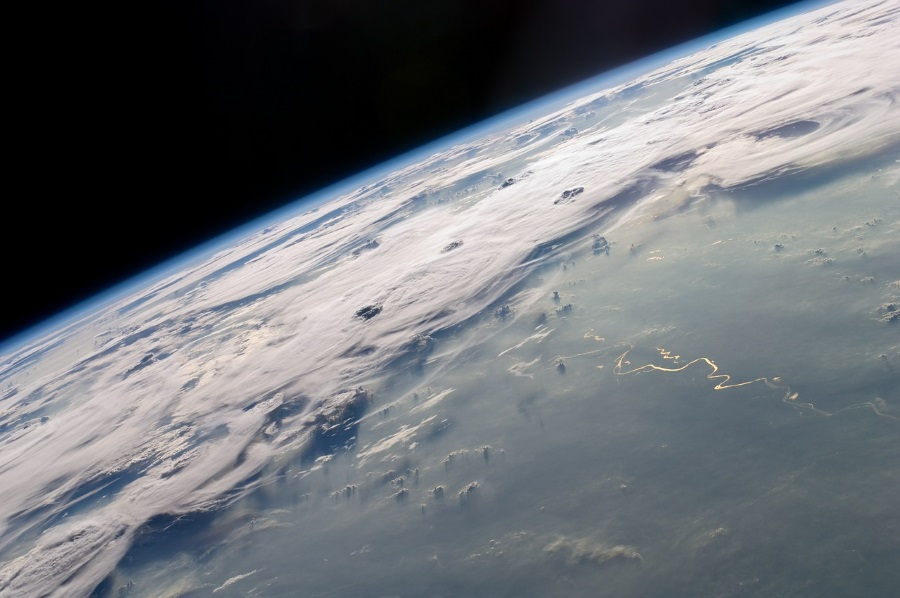
//> input picture Particle Filter/pics/earth_orbit_seen_from_space_pixabay_lowres.jpg, 900 x 598 px
$ ./particle_filter_demo   (built with g++ and OpenCV 4)
//> lines starting //> are read from the running program, lines starting //| are printed output that depends on the picture
### Particle Filter/math_tools.h
#pragma once

#include "opencv2/core.hpp"  // for cv::Mat


/// Cholesky decomposition of a matrix A
///
/// Each symmetric (!) positive definitive (!, i.e. x^TAx>0) matrix A can be decomposed
/// to A = LL^T, where A is a lower triangular matrix
///
/// formulas for Cholesky decomposition can be found, e.g., at:
/// https://de.wikipedia.org/wiki/Cholesky-Zerlegung#Berechnung
///
/// my final code is similar to:
/// http://blog.csdn.net/naruto0001/article/details/9151159
///

// macro for mapping
// normal matrix indices 1,2,3,...
// to our computer scientist 0,1,2,...
// indices ;-)
#define m(x) x-1

cv::Mat cholesky_decomposition(const cv::Mat&A)
{
  // 1. generate a matrix from size of A
  //    initialized with zeros
  //    where we want to store float values
  cv::Mat G = cv::Mat::zeros(A.size(), CV_32F);

  // 2. how many rows are there?
  int n = A.rows;

  // 3. for all rows of matrix G to compute ...
  for (int i = 1; i <= n; i++)
  {
    // compute elements G_ij before diagonal element G_ii
    for (int j = 1; j < i; j++)
    {
      float sum = 0;
      for (int k = 1; k <= j - 1; k++)
      {
        sum += G.at<float>(m(i), m(k)) * G.at<float>(m(j), m(k));
      }
      G.at<float>(m(i), m(j)) = (A.at<float>(m(i), m(j)) - sum) / G.at<float>(m(j), m(j));

    } // for (all column elements j)

      // compute element G_jj = G_ii
    float sum = 0;
    for (int k = 1; k <= i - 1; k++)
    {
      sum += G.at<float>(m(i), m(k)) * G.at<float>(m(i), m(k));
    }
    G.at<float>(m(i), m(i)) = sqrt(A.at<float>(m(i), m(i)) - sum);

  } // for (all rows i)

    // 4. return cholesky decomposition result, i.e.,
    //    matrix G, such that G*G^T = A
  return G;

} // cholesky_decomposition

### Particle Filter/random_tools.h
#pragma once

#include <stdlib.h>

///
/// draw a random number from an interval [a,b]
/// uniformly
///
static float get_rnd_from_interval(float a, float b)
{
  // compute range length, e.g. a=-1, b=2 --> range = 3
  float range = b - a;

  // get random number from [0,1]
  float rnd_val1 = (float)rand() / (float)RAND_MAX;

  // e.g. random number in [0,3]
  float rnd_val_in_range = rnd_val1 * range;

  // e.g. random number in [-1,2]
  float final_rnd_val = a + rnd_val_in_range;

  return final_rnd_val;

} // get_rnd_from_interval

### Particle Filter/particle_filter.h
/// particle_filter.h
///
/// A straightforward implementation
/// of the particle filter idea
///
/// A particle filter is a sample based approach
/// for recursive Bayesian filtering
/// The particles are a population based discrete
/// representation of a probability density function.
///
/// The filter recursively updates
///
///   - the particle locations according to a
///     probabilistic motion model
///     (prediction update step)
///
///   - recomputes importance weights for each particle
///     (measurement update step)
///
///   - resamples the particles according to the current
///     pdf represented by the importance weights
///
/// ---
/// by Prof. Dr. J黵gen Brauer, www.juergenbrauer.org

#pragma once

#include "params.h"


#include <vector>         // for storing all the particles in a vector
#include "random_tools.h" // for get_rnd_from_interval()


///
/// for each particle we store its location in state space
/// and an importance weight
struct particle
{
  float* state;
  float  weight;
};


///
/// base class for motion & measurement update models
///
class particle_filter_update_model
{
public:

  particle_filter_update_model()
  {
  }

  ///
  /// update location or imporant weight of the specified particle
  ///
  // [5 lines left out: function update_particle, not called in this run]

}; // particle_filter_update_model


///
/// represents a probability distribution using
/// a set of discrete particles
///
class particle_filter
{

public:
                         particle_filter(int population_size,
                                         int state_space_dimension);

                         ~particle_filter();

   void                  set_userdata(void* ptr_user_data);

   void                  reset_positions_and_weights();

   void                  set_param_ranges(int param_nr, float min_value, float max_value);

   void                  set_random_start_state_for_specified_particle(particle* p);

   void                  set_random_start_states_for_all_particles();

   void                  set_prediction_model(particle_filter_update_model* m);

   void                  set_perception_model(particle_filter_update_model* m);

   particle*             sample_one_particle_according_to_importance_weight_pdf();

   void                  update();


   bool									  start_locations_initalized;

   particle_filter_update_model*		  your_prediction_model;

   particle_filter_update_model*		  your_perception_model;

   std::vector<particle*>	              all_particles;

   int									  population_size;

   int									  state_space_dimension;

   float*								  min_values;

   float*								  max_values;

   float*							      range_sizes;

   float*							      segmentation_of_unit_interval;

   int									  nr_update_steps_done;

   particle*						      particle_with_highest_weight;

   void*								  ptr_user_data;


}; // particle_filter

### Particle Filter/mvnrnd.h
/// file: mvnrnd.h
///
/// Class declaration for a class
/// that represents a random number generator
/// that can generate n-dimensional
/// random vectors y that follow
/// a specified multivariate normal distribution, i.e.,
/// y ~ N(µ,S)
///    where µ is a n-dimensional mean vector
///          S is a n x n covariance matrix
///
/// ---
/// by Prof. Dr. Jürgen Brauer, www.juergenbrauer.org


#pragma once                 // include this file not several times

#include "opencv2/core.hpp"  // for cv::Mat

#include <random>            // for 1D Gaussian random number generator std::normal_distribution<double>

using namespace cv;


class mvnrnd
{
  public:

            mvnrnd(Mat µ, Mat S);

      Mat   get_next_random_vector();


  private:

      Mat                             µ;                 // mean vector of the n-dimensional normal distribution
      Mat                             S;                 // covariance matrix of the n-dimensional normal distribution
      Mat                             C;                 // Cholesky decomposition of S, i.e, CC^T = S
      std::default_random_engine      generator;         // random number generator

}; // class mvnrnd

### Particle Filter/spaceship.h
/// The spaceship class
///
/// implements a simulated spaceship of
/// the aliens that has the ability to
/// split into several parts, where the
/// parts can move independently from each other!
///
/// ---
/// by Prof. Dr. J黵gen Brauer, www.juergenbrauer.org

#pragma once

#include "opencv2/core.hpp" // for Point
#include "opencv2/imgproc.hpp"
#include "opencv2/highgui.hpp"
#include "opencv2/videoio.hpp"

#include <vector>

#include "params.h"

using namespace std;
using namespace cv;

class spaceship
{

public:

    struct part_info
    {
      Point location;
      Point move_vec;
    };

                               spaceship(int nr_of_parts, Size world_size);

    void                       move();

    void                       draw_yourself_into_this_image(Mat& img);

    vector<part_info*>         get_part_info_vector();

private:

  int                          nr_of_parts;
  Size                         world_size;
  vector<part_info*>           part_infos;

  Point                        get_rnd_move_vec();

}; // class spaceship

### Particle Filter/mvnrnd.cpp
/// file: mvnrnd.cpp
///
/// Implementation for a class
/// that represents a random number generator
/// that can generate n-dimensional
/// random vectors y that follow
/// a specified multivariate normal distribution, i.e.,
/// y ~ N(µ,S)
///    where µ is a n-dimensional mean vector
///          S is a n x n covariance matrix
///
/// ---
/// by Prof. Dr. Jürgen Brauer, www.juergenbrauer.org

#include "mvnrnd.h"

#include "math_tools.h" // for computing the Cholesky decomposition C of S, i.e., such that CC^T = S

mvnrnd::mvnrnd(Mat µ, Mat S)
{
  this->µ = µ;
  this->S = S;

  this->C = cholesky_decomposition(S);
}


/// returns an n-dimensional random vector
/// distributed according to a multivariate normal distribution
/// with mean µ and covariance matrix S
///
/// See
/// https://www.quora.com/How-can-I-generate-two-dependent-random-variables-follow-the-standard-normal-distribution-which-has-the-correlation-value-0-5-in-C++-11
Mat mvnrnd::get_next_random_vector()
{
  int n = µ.rows;

  // 1. generate a random vector Z of uncorrelated variables
  Mat Z = Mat(n, 1, CV_32F);
  std::normal_distribution<float> distribution(0.0, 1.0);
  for (int i = 1; i <= n; i++)
  {
    float rnd_number = distribution(generator);
    Z.at<float>(i - 1, 0) = rnd_number;
  }

  // 2. now map that vector of uncorrelated variables to one
  //    of correlated variables
  Mat Y = µ + C*Z;

  // 3. return that random vector
  return Y;

} // get_next_random_vector

### Particle Filter/spaceship.cpp
#include "spaceship.h"

#include "params.h"

spaceship::spaceship(int nr_of_parts, Size world_size)
{
  // 1. store infos
  this->nr_of_parts = nr_of_parts;
  this->world_size  = world_size;

  // 2. initialize all parts
  Point next_part_location = Point(world_size.width / 2, world_size.height / 2);
  Point rnd_common_move_vec = get_rnd_move_vec();
  for (int part_nr = 0; part_nr < nr_of_parts; part_nr++)
  {
    // 2.1 create new part info object
    part_info* new_part = new part_info;
    new_part->location = next_part_location;
    new_part->move_vec = rnd_common_move_vec;

    // 2.2 store pointer to that new part info object
    part_infos.push_back( new_part );

    // 2.3 compute next part location
    next_part_location += Point(SPACESHIP_PART_SIZE_IN_PIXELS, 0);
  }

} // constructor of class spaceship


Point spaceship::get_rnd_move_vec()
{
  //int rnd_nr = rand() % 6;
  //if ((rnd_nr==0) || (rnd_nr==1)) // with 2/6 prob we choose a random motion vector
  {
    int rnd_x = rand() % 3 - 1; // -1,0,+1
    int rnd_y = rand() % 3 - 1; // -1,0,+1
    return Point(rnd_x, rnd_y);
  };
  // [10 lines of commented-out code are left out]

} // get_rnd_move_vec


void spaceship::move()
{
  // 1. move all parts according to their move vectors
  for (int part_nr = 0; part_nr < nr_of_parts; part_nr++)
  {
    // 1.1 move part
    part_infos[part_nr]->location += part_infos[part_nr]->move_vec;

    // 1.2 make sure, parts do not leave the 2D world
    if (part_infos[part_nr]->location.x - SPACESHIP_PART_SIZE_IN_PIXELS < 0)
    {
      part_infos[part_nr]->location.x = SPACESHIP_PART_SIZE_IN_PIXELS;
      part_infos[part_nr]->move_vec.x = +1;
    }
    if (part_infos[part_nr]->location.y - SPACESHIP_PART_SIZE_IN_PIXELS < 0)
    {
      part_infos[part_nr]->location.y = SPACESHIP_PART_SIZE_IN_PIXELS;
      part_infos[part_nr]->move_vec.y = +1;
    }
    if (part_infos[part_nr]->location.x + SPACESHIP_PART_SIZE_IN_PIXELS >= world_size.width)
    {
      part_infos[part_nr]->location.x = world_size.width - SPACESHIP_PART_SIZE_IN_PIXELS;
      part_infos[part_nr]->move_vec.x = -1;
    }
    if (part_infos[part_nr]->location.y + SPACESHIP_PART_SIZE_IN_PIXELS >= world_size.height)
    {
      part_infos[part_nr]->location.y = world_size.height - SPACESHIP_PART_SIZE_IN_PIXELS;
      part_infos[part_nr]->move_vec.y = -1;
    }

    // 1.3 compute new motion vector for this part?
    if (rand() % 250 == 0)
    {
      part_infos[part_nr]->move_vec = get_rnd_move_vec();
    }

  } // for (move all parts)


} // move


void spaceship::draw_yourself_into_this_image(Mat& img)
{
  // 1. draw each part individually
  for (int part_nr = 0; part_nr < nr_of_parts; part_nr++)
  {
    // 1.1 draw filled box
    Rect r(part_infos[part_nr]->location.x - SPACESHIP_PART_SIZE_IN_PIXELS/2,
           part_infos[part_nr]->location.y - SPACESHIP_PART_SIZE_IN_PIXELS/2,
           SPACESHIP_PART_SIZE_IN_PIXELS,
           SPACESHIP_PART_SIZE_IN_PIXELS);
    rectangle(img, r, CV_RGB(0, 255, 0), -1);

    // 1.2 draw rectangle around box
    rectangle(img, r, CV_RGB(200, 255, 0), 1);

  } // for (draw each part individually)

} // draw_yourself_into_this_image


vector<spaceship::part_info*> spaceship::get_part_info_vector()
{
  return part_infos;
}

### Particle Filter/particle_filter_demo.cpp
/// Particle Filter Demo
///
/// In this demo an alien invasion is
/// simulated.
///
/// Unfortunately, the aliens have the
/// ability to split their spaceships
/// into several parts and move these
/// parts independently.
///
/// So we have to be able to represent the
/// location of the spaceship by some
/// *multi-modal representation*!
///
/// For this, a Kalman filter is not appropriate.
///
/// Instead, we try to track their
/// spaceships with the help of a particle filter,
/// which has the ability to represent multi-modal
/// probability distributions. Fortunately!
///
/// ---
/// by Prof. Dr. J黵gen Brauer, www.juergenbrauer.org


#include "opencv2/core.hpp"
#include "opencv2/imgproc.hpp"
#include "opencv2/highgui.hpp"
#include "opencv2/videoio.hpp"

#include <iostream>
#include <conio.h>
#include <random>                 // for random numbers & 1D normal distribution
#define _USE_MATH_DEFINES
#include <math.h>                 // for M_PI
#include <time.h>


#include "params.h"
#include "spaceship.h"
#include "mvnrnd.h"
#include "particle_filter.h"


using namespace cv;
using namespace std;


vector<Mat> measurements;
float       max_euclidean_distance;

// Macro for mapping a 2D matrix to a 2D point
#define m2p(M) Point((int)M.at<float>(0,0), (int)M.at<float>(1,0))


///
/// here we make use of some "knowledge" about possible movements
/// of the spaceship in order to
/// predict the next particle location in state space
///
class update_by_prediction_model : particle_filter_update_model
{
  // [32 lines left out: function update_particle, not called in this run]

}; // end my_prediction_model


///
/// here we make use of the measurement data
/// to compute new particle positions in state space
///
class update_by_measurement_model : particle_filter_update_model
{
  // [53 lines left out: function update_particle, not called in this run]

}; // end my_measurement_model


// maps a value in [0,1] to a color
// using a heat map coding:
// blue --> white --> yellow --> green --> red
// [272 lines left out: functions map_prob_to_color, get_image_of_continuous_probability_distribution, cluster, not called in this run]


int main()
{
  srand((unsigned int)time(NULL));

  // 1. load background image
  //    image license is CC0 (public domain).
  //    Download location:
  //    https://pixabay.com/de/gewitter-wolken-horizont-brazilien-548951/
  string background_img_filename =
    "pics\\earth_orbit_seen_from_space_pixabay_lowres.jpg";
  Mat background_image = imread(background_img_filename);
//> background_image is the input picture: 598 rows x 900 cols, CV_8UC3; mean B, G, R 118.4, 113.7, 110


  // 2. image load error?
  if ((background_image.cols == 0) || (background_image.rows == 0))
  {
    cout << "Error! Could not read the image file: " << background_img_filename << endl;
    _getch();
    return -1;
  }
  max_euclidean_distance = (float)
    sqrt(background_image.cols * background_image.cols + background_image.rows * background_image.rows);


  // 3. make background image gray, but let it be a 3 color channel RGB image
  //    so that we can draw colored information on it
  Mat background_image_gray;
  cvtColor(background_image, background_image_gray, CV_RGB2GRAY);
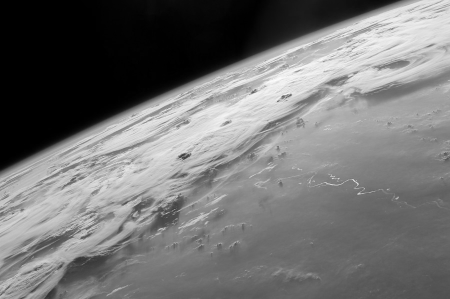
//> background_image_gray: 598 rows x 900 cols, CV_8UC1 (shown at 1/2 size); min 0, max 254, mean 114.7
  cvtColor(background_image_gray, background_image, CV_GRAY2RGB);


  // 4. create an alien spaceship with NR_SPACESHIP_PARTS parts
  //    and tell the spaceship how big our 2D world is
  spaceship alien_spaceship(NR_SPACESHIP_PARTS, background_image.size());


  // 5. define the "noisy-ness" of our measurements &
  //    prepare random generator according to the measurement
  //    noise covariance matrix
  cv::Mat R = (Mat_<float>(4, 4) <<  200.0,    0.0, 0.0, 0.0,
                                       0.0,  200.0, 0.0, 0.0,
                                       0.0,    0.0, 0.1, 0.0,
                                       0.0,    0.0, 0.0, 0.1);
  cv::Mat mean_vec = (Mat_<float>(4, 1) << 0.0, 0.0, 0.0, 0.0);
  mvnrnd* rnd_generator_measurement_noise = new mvnrnd(mean_vec, R);


  // 6. prepare particle filter object
  particle_filter* my_pf = NULL;

  update_by_prediction_model*   my_update_by_prediction_model  =
     new update_by_prediction_model();

  update_by_measurement_model*  my_update_by_measurement_model =
     new update_by_measurement_model();


  // 7. the simulation loop:
  int simulation_step = 0;
  while (true)
  {
    // 7.1 clear screen & visualization image
    //system("cls");
    //printf("Simulation step : %d\n", simulation_step);


    // 7.2 copy background image into new visualization image
    //Mat image = background_image.clone();
    Mat image;
    background_image.copyTo(image);


    // 7.3 move the alien spaceship
    alien_spaceship.move();


    // 7.4 draw alien spaceship into image
    alien_spaceship.draw_yourself_into_this_image( image );
//> after the loop in draw_yourself_into_this_image, `for (int part_nr = 0; part_nr < nr_of_parts; part_nr++)`:
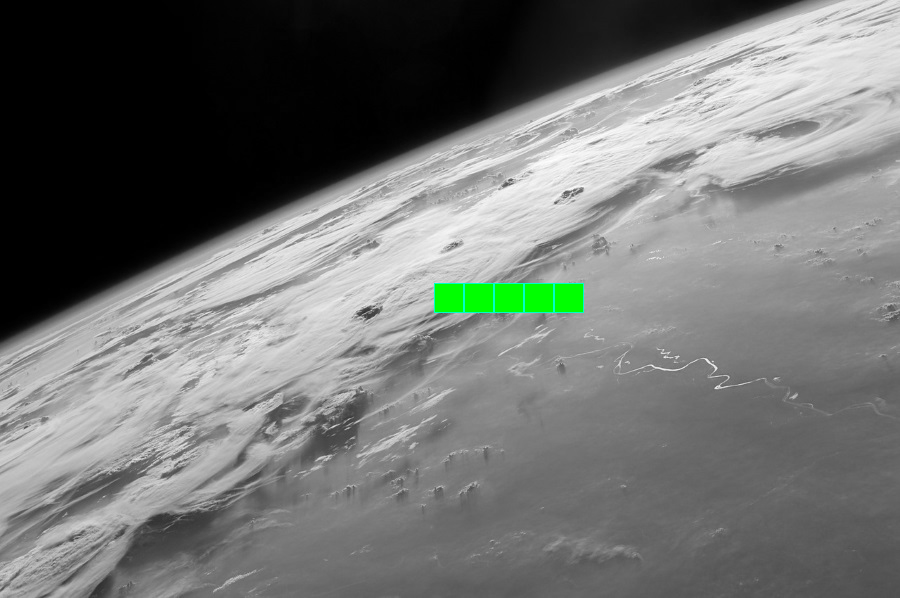
//> img: 598 rows x 900 cols, CV_8UC3; mean R, G, B 113.3, 115.4, 113.5


    // 7.5 simulate noisy measurements

    // 7.5.1 clear measurement vector
    measurements.clear();


    // 7.5.2 add a noisy measurement near to each part
    vector<spaceship::part_info*> part_infos = alien_spaceship.get_part_info_vector();
    for (unsigned int part_nr = 0; part_nr < part_infos.size(); part_nr++)
    {
      // number of measurements per part is randomly
      // note: the particle filter can live with a varying length
      //       of measurements! That's another advantage!
      unsigned int rnd_nr_of_measurements_per_part = rand() % 3 + 1;

      for (unsigned int i = 0; i < NR_MEASUREMENTS_PER_SPACESHIP_PART; i++)
      {
        // prepare noise vector
        Mat noise_4D_vec = rnd_generator_measurement_noise->get_next_random_vector();

        // generate new measurement near to ground truth location & movement vector of that part
        Mat measurement_4D_vec = (Mat_<float>(4, 1) <<
          part_infos[part_nr]->location.x + noise_4D_vec.at<float>(0, 0),
          part_infos[part_nr]->location.y + noise_4D_vec.at<float>(1, 0),
          part_infos[part_nr]->move_vec.x + noise_4D_vec.at<float>(2, 0),
          part_infos[part_nr]->move_vec.y + noise_4D_vec.at<float>(3, 0));


        // add new measurement to list of measurements
        measurements.push_back( measurement_4D_vec );

      } // for (i)
    } // for (part_nr)


    // 7.5.3 add some wrong measurements from time to time
    if (SIMULATE_COMPLETELY_WRONG_MEASUREMENTS)
    {
      bool always_generate_wrong_measurements = true;
      if ((always_generate_wrong_measurements) || (rand() % 1 == 0)) // from time to time ...
      {

        for (int nr=0; nr<NR_OF_COMPLETELY_WRONG_MEASUREMENTS; nr++)
        {
          int x = rand() % background_image.cols;
          int y = rand() % background_image.rows;
          float vx = get_rnd_from_interval(-1, 1);
          float vy = get_rnd_from_interval(-1, 1);
          Mat measurement_4D_vec = (Mat_<float>(4, 1) << x, y, vx, vy);
          measurements.push_back(measurement_4D_vec);
        }
//> (the rest of the program and of its run is left out)
